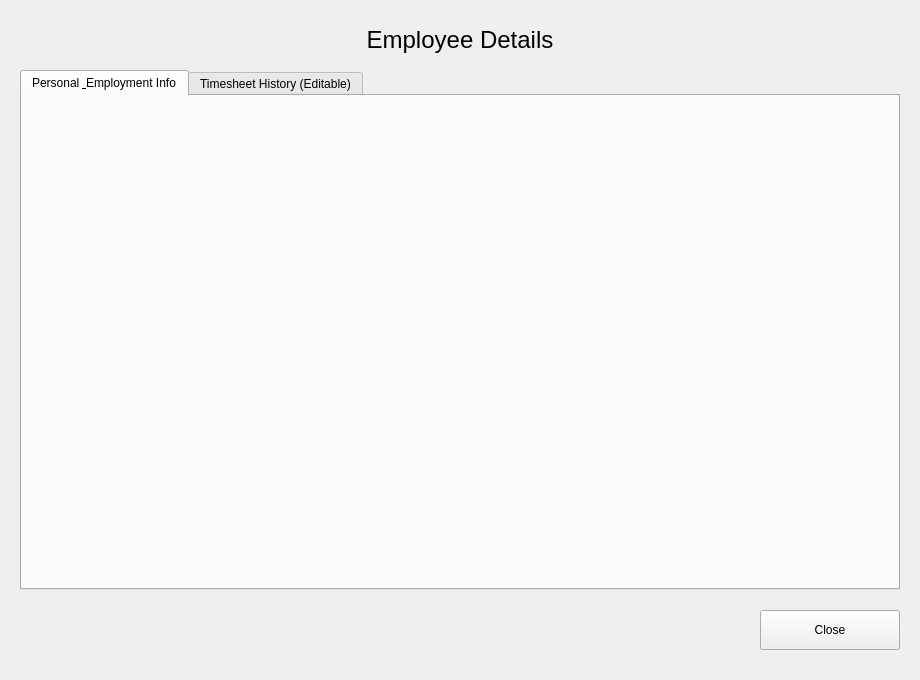
<?xml version="1.0" encoding="UTF-8"?>
<ui version="4.0">
 <class>EmployeeDetails</class>
 <widget class="QWidget" name="EmployeeDetails">
  <property name="geometry">
   <rect>
    <x>0</x>
    <y>0</y>
    <width>920</width>
    <height>680</height>
   </rect>
  </property>
  <property name="windowTitle">
   <string notr="true">Payroll App by Barry Prinsloo — Employee Details</string>
  </property>

  <widget class="QLabel" name="lblTitle">
   <property name="geometry">
    <rect>
     <x>20</x>
     <y>20</y>
     <width>880</width>
     <height>40</height>
    </rect>
   </property>
   <property name="font">
    <font>
     <pointsize>18</pointsize>
    </font>
   </property>
   <property name="text">
    <string>Employee Details</string>
   </property>
   <property name="alignment">
    <set>Qt::AlignmentFlag::AlignCenter</set>
   </property>
  </widget>

  <widget class="QTabWidget" name="tabWidget">
   <property name="geometry">
    <rect>
     <x>20</x>
     <y>70</y>
     <width>880</width>
     <height>520</height>
    </rect>
   </property>

   <widget class="QWidget" name="tabInfo">
    <attribute name="title">
     <string>Personal &amp; Employment Info</string>
    </attribute>
    <widget class="QLabel" name="lblInfo">
     <property name="geometry">
      <rect>
       <x>30</x>
       <y>20</y>
       <width>820</width>
       <height>460</height>
      </rect>
     </property>
     <property name="font">
      <font>
       <pointsize>10</pointsize>
      </font>
     </property>
     <property name="wordWrap">
      <bool>true</bool>
     </property>
     <property name="alignment">
      <set>Qt::AlignmentFlag::AlignTop</set>
     </property>
    </widget>
   </widget>

   <widget class="QWidget" name="tabTimesheet">
    <attribute name="title">
     <string>Timesheet History (Editable)</string>
    </attribute>
    <widget class="QTableWidget" name="tblTimesheet">
     <property name="geometry">
      <rect>
       <x>20</x>
       <y>20</y>
       <width>840</width>
       <height>400</height>
      </rect>
     </property>
     <column>
      <property name="text">
       <string>Date</string>
      </property>
     </column>
     <column>
      <property name="text">
       <string>Clock In</string>
      </property>
     </column>
     <column>
      <property name="text">
       <string>Clock Out</string>
      </property>
     </column>
     <column>
      <property name="text">
       <string>Status</string>
      </property>
     </column>
     <column>
      <property name="text">
       <string>Hours</string>
      </property>
     </column>
    </widget>
    <widget class="QPushButton" name="btnSaveTimesheet">
     <property name="geometry">
      <rect>
       <x>20</x>
       <y>430</y>
       <width>200</width>
       <height>36</height>
      </rect>
     </property>
     <property name="text">
      <string>💾 Save Changes</string>
     </property>
    </widget>
   </widget>
  </widget>

  <widget class="QPushButton" name="btnClose">
   <property name="geometry">
    <rect>
     <x>760</x>
     <y>610</y>
     <width>140</width>
     <height>40</height>
    </rect>
   </property>
   <property name="text">
    <string>Close</string>
   </property>
  </widget>
 </widget>
 <resources/>
 <connections/>
</ui>
